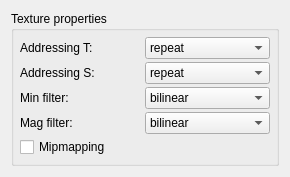
<?xml version="1.0" encoding="UTF-8"?>
<ui version="4.0">
 <class>TextureSettings</class>
 <widget class="QWidget" name="TextureSettings">
  <property name="geometry">
   <rect>
    <x>0</x>
    <y>0</y>
    <width>290</width>
    <height>172</height>
   </rect>
  </property>
  <property name="windowTitle">
   <string>Form</string>
  </property>
  <layout class="QHBoxLayout" name="horizontalLayout_2">
   <item>
    <widget class="QGroupBox" name="groupBox">
     <property name="title">
      <string>Texture properties</string>
     </property>
     <layout class="QVBoxLayout" name="verticalLayout_3">
      <property name="leftMargin">
       <number>6</number>
      </property>
      <property name="topMargin">
       <number>6</number>
      </property>
      <property name="rightMargin">
       <number>6</number>
      </property>
      <property name="bottomMargin">
       <number>6</number>
      </property>
      <item>
       <layout class="QGridLayout" name="gridLayout_2">
        <property name="horizontalSpacing">
         <number>0</number>
        </property>
        <property name="verticalSpacing">
         <number>3</number>
        </property>
        <item row="0" column="0">
         <widget class="QLabel" name="addressingTLabel">
          <property name="text">
           <string>Addressing T:</string>
          </property>
         </widget>
        </item>
        <item row="0" column="1">
         <widget class="QComboBox" name="addressingT">
          <property name="currentText">
           <string notr="true">repeat</string>
          </property>
          <item>
           <property name="text">
            <string>repeat</string>
           </property>
          </item>
          <item>
           <property name="text">
            <string>clamp</string>
           </property>
          </item>
         </widget>
        </item>
        <item row="1" column="0">
         <widget class="QLabel" name="addressingSLabel">
          <property name="text">
           <string>Addressing S:</string>
          </property>
         </widget>
        </item>
        <item row="4" column="0">
         <widget class="QCheckBox" name="mipmapping">
          <property name="text">
           <string>Mipmapping</string>
          </property>
         </widget>
        </item>
        <item row="2" column="1">
         <widget class="QComboBox" name="minFiltering">
          <property name="currentText">
           <string notr="true">bilinear</string>
          </property>
          <item>
           <property name="text">
            <string>bilinear</string>
           </property>
          </item>
          <item>
           <property name="text">
            <string>trilinear</string>
           </property>
          </item>
         </widget>
        </item>
        <item row="3" column="0">
         <widget class="QLabel" name="magFilteringLabel">
          <property name="text">
           <string>Mag filter:</string>
          </property>
         </widget>
        </item>
        <item row="2" column="0">
         <widget class="QLabel" name="minFilteringLabel">
          <property name="text">
           <string>Min filter:</string>
          </property>
         </widget>
        </item>
        <item row="3" column="1">
         <widget class="QComboBox" name="magFiltering">
          <property name="currentText">
           <string notr="true">bilinear</string>
          </property>
          <item>
           <property name="text">
            <string>bilinear</string>
           </property>
          </item>
          <item>
           <property name="text">
            <string>trilinear</string>
           </property>
          </item>
         </widget>
        </item>
        <item row="1" column="1">
         <widget class="QComboBox" name="addressingS">
          <property name="currentText">
           <string notr="true">repeat</string>
          </property>
          <item>
           <property name="text">
            <string>repeat</string>
           </property>
          </item>
          <item>
           <property name="text">
            <string>clamp</string>
           </property>
          </item>
         </widget>
        </item>
       </layout>
      </item>
     </layout>
    </widget>
   </item>
  </layout>
  <zorder>addressingS</zorder>
  <zorder>addressingSLabel</zorder>
  <zorder>groupBox</zorder>
 </widget>
 <resources/>
 <connections/>
</ui>
